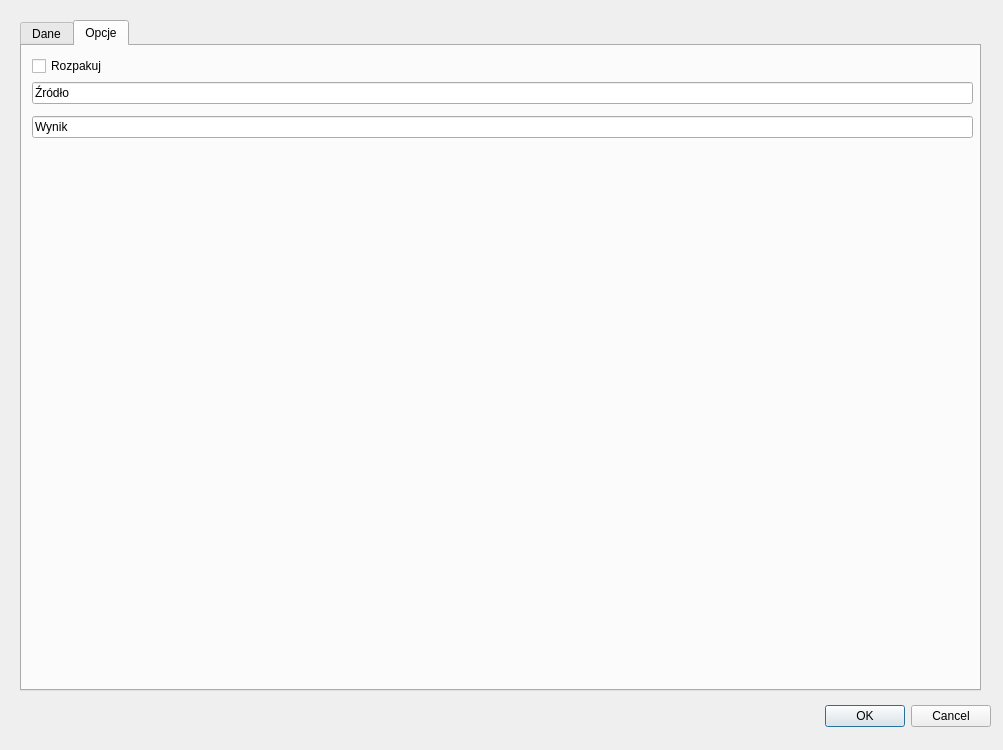
<?xml version="1.0" encoding="UTF-8"?>
<ui version="4.0">
 <class>BdotDowloaderDialogBase</class>
 <widget class="QDialog" name="BdotDowloaderDialogBase">
  <property name="geometry">
   <rect>
    <x>0</x>
    <y>0</y>
    <width>1003</width>
    <height>750</height>
   </rect>
  </property>
  <property name="windowTitle">
   <string>BDOT Dowloader</string>
  </property>
  <widget class="QDialogButtonBox" name="button_box">
   <property name="geometry">
    <rect>
     <x>650</x>
     <y>700</y>
     <width>341</width>
     <height>32</height>
    </rect>
   </property>
   <property name="orientation">
    <enum>Qt::Horizontal</enum>
   </property>
   <property name="standardButtons">
    <set>QDialogButtonBox::Cancel|QDialogButtonBox::Ok</set>
   </property>
  </widget>
  <widget class="QTabWidget" name="tabWidget">
   <property name="geometry">
    <rect>
     <x>20</x>
     <y>20</y>
     <width>961</width>
     <height>671</height>
    </rect>
   </property>
   <property name="currentIndex">
    <number>1</number>
   </property>
   <widget class="QWidget" name="tab">
    <attribute name="title">
     <string>Dane</string>
    </attribute>
    <widget class="QTableWidget" name="tableWidget">
     <property name="geometry">
      <rect>
       <x>10</x>
       <y>10</y>
       <width>931</width>
       <height>611</height>
      </rect>
     </property>
    </widget>
   </widget>
   <widget class="QWidget" name="tab_2">
    <attribute name="title">
     <string>Opcje</string>
    </attribute>
    <widget class="QWidget" name="verticalLayoutWidget">
     <property name="geometry">
      <rect>
       <x>10</x>
       <y>10</y>
       <width>941</width>
       <height>631</height>
      </rect>
     </property>
     <layout class="QVBoxLayout" name="verticalLayout">
      <item>
       <widget class="QCheckBox" name="checkBox_rozpakuj">
        <property name="text">
         <string>Rozpakuj</string>
        </property>
       </widget>
      </item>
      <item>
       <widget class="QLineEdit" name="lineEdit">
        <property name="text">
         <string>Źródło</string>
        </property>
       </widget>
      </item>
      <item>
       <widget class="QgsFileWidget" name="mQgsFileWidget_source">
        <property name="storageMode">
         <enum>QgsFileWidget::GetDirectory</enum>
        </property>
       </widget>
      </item>
      <item>
       <widget class="QLineEdit" name="lineEdit_2">
        <property name="text">
         <string>Wynik</string>
        </property>
       </widget>
      </item>
      <item>
       <widget class="QgsFileWidget" name="mQgsFileWidget_destination">
        <property name="storageMode">
         <enum>QgsFileWidget::GetDirectory</enum>
        </property>
       </widget>
      </item>
      <item>
       <spacer name="verticalSpacer">
        <property name="orientation">
         <enum>Qt::Vertical</enum>
        </property>
        <property name="sizeHint" stdset="0">
         <size>
          <width>20</width>
          <height>40</height>
         </size>
        </property>
       </spacer>
      </item>
     </layout>
    </widget>
   </widget>
  </widget>
 </widget>
 <customwidgets>
  <customwidget>
   <class>QgsFileWidget</class>
   <extends>QWidget</extends>
   <header>qgsfilewidget.h</header>
  </customwidget>
 </customwidgets>
 <resources/>
 <connections>
  <connection>
   <sender>button_box</sender>
   <signal>accepted()</signal>
   <receiver>BdotDowloaderDialogBase</receiver>
   <slot>accept()</slot>
   <hints>
    <hint type="sourcelabel">
     <x>20</x>
     <y>20</y>
    </hint>
    <hint type="destinationlabel">
     <x>20</x>
     <y>20</y>
    </hint>
   </hints>
  </connection>
  <connection>
   <sender>button_box</sender>
   <signal>rejected()</signal>
   <receiver>BdotDowloaderDialogBase</receiver>
   <slot>reject()</slot>
   <hints>
    <hint type="sourcelabel">
     <x>20</x>
     <y>20</y>
    </hint>
    <hint type="destinationlabel">
     <x>20</x>
     <y>20</y>
    </hint>
   </hints>
  </connection>
 </connections>
</ui>
